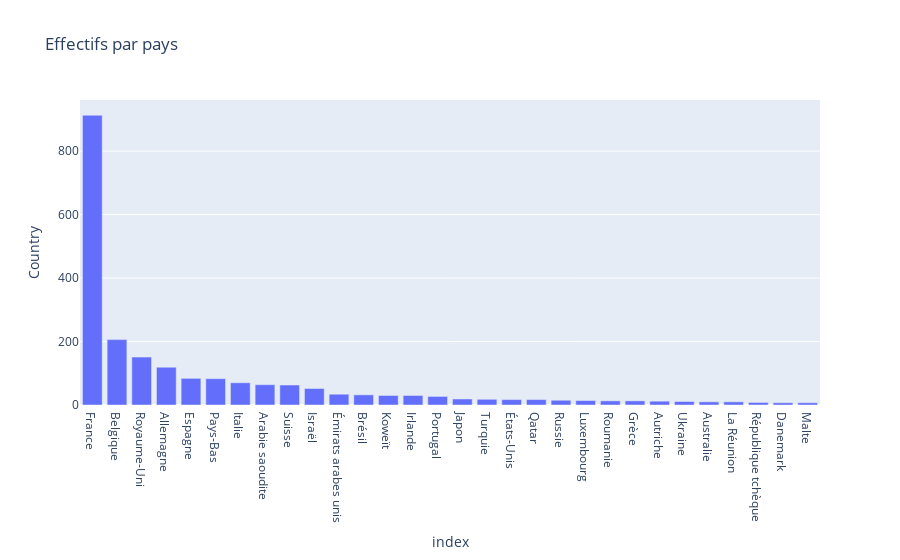

The code cell stored with this chart in its notebook:
### Code cell
fig = px.bar(pays_top30,x='index', y='Country', title="Effectifs par pays")
fig.show()

### Figure 1 — Plotly figure (JSON) as saved in the notebook; plotly's stock layout.template omitted (floating-point values rounded to 4 significant figures)
{"data": [{"alignmentgroup": "True", "hovertemplate": "index=%{x}<br>Country=%{y}<extra></extra>", "legendgroup": "", "marker": {"color": "#636efa", "pattern": {"shape": ""}}, "name": "", "offsetgroup": "", "orientation": "v", "showlegend": false, "textposition": "auto", "type": "bar", "x": ["France", "Belgique", "Royaume-Uni", "Allemagne", "Espagne", "Pays-Bas", "Italie", "Arabie saoudite", "Suisse", "Israël", "Émirats arabes unis", "Brésil", "Koweït", "Irlande", "Portugal", "Japon", "Turquie", "États-Unis", "Qatar", "Russie", "Luxembourg", "Roumanie", "Grèce", "Autriche", "Ukraine", "Australie", "La Réunion", "République tchèque", "Danemark", "Malte"], "xaxis": "x", "y": [913, 206, 151, 119, 84, 83, 70, 64, 63, 52, 34, 32, 30, 30, 27, 19, 18, 17, 17, 15, 14, 13, 13, 12, 11, 10, 10, 8, 7, 7], "yaxis": "y"}], "layout": {"barmode": "relative", "legend": {"tracegroupgap": 0}, "title": {"text": "Effectifs par pays"}, "xaxis": {"anchor": "y", "domain": [0, 1], "title": {"text": "index"}}, "yaxis": {"anchor": "x", "domain": [0, 1], "title": {"text": "Country"}}}}
